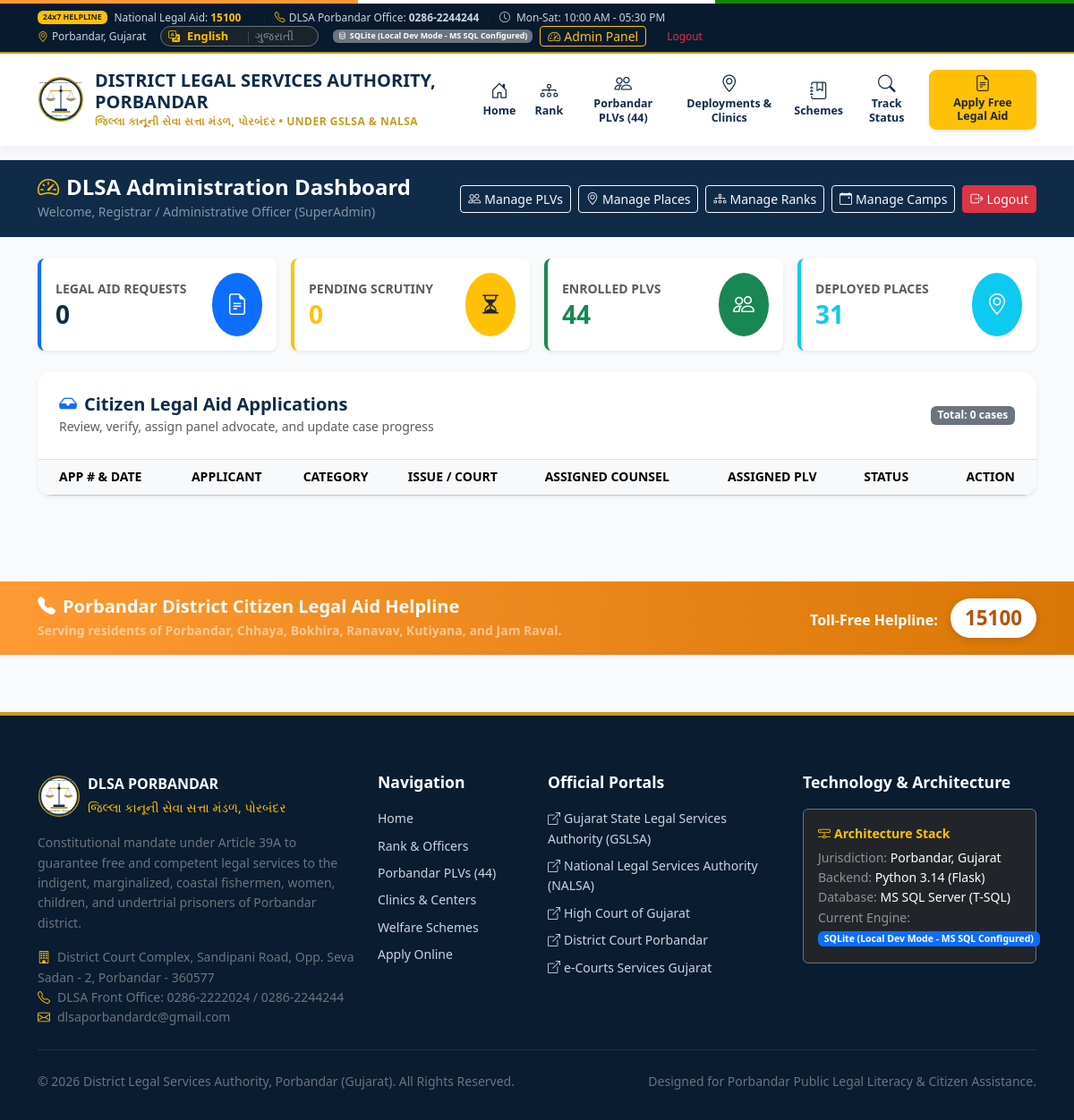
Before: /admin/dashboard (signed in) with the older database file.
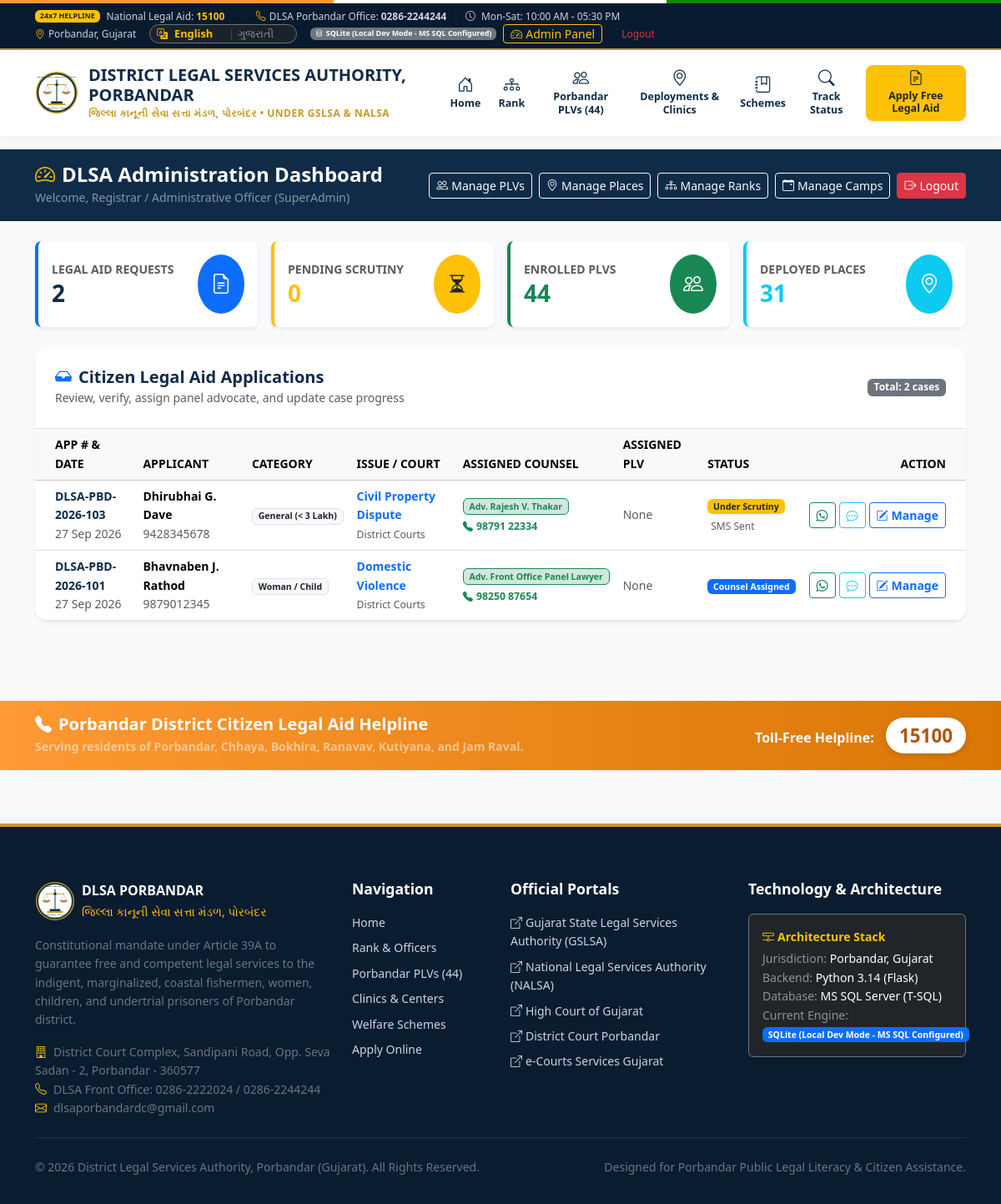
After: the same page with the newer database file.
### models.py (models this page shows, shortened)
class LegalAidApplication(Base):
    __tablename__ = "LegalAidApplications"
    id = Column(Integer, primary_key=True, autoincrement=True)
    application_number = Column(String(50), unique=True, nullable=False)
    applicant_name = Column(String(150), nullable=False)
    gender = Column(String(20), nullable=False)
    phone = Column(String(50), nullable=False)
    email = Column(String(120), nullable=True)
    id_proof_type = Column(String(50), nullable=True)
    id_proof_number = Column(String(100), nullable=True)
    residential_address = Column(String(300), nullable=False)
    category = Column(String(80), nullable=False)
    annual_income = Column(Numeric(12, 2), nullable=True)
    case_type = Column(String(80), nullable=False)
    court_jurisdiction = Column(String(150), nullable=True)
    opposing_party_details = Column(String(250), nullable=True)
    case_summary = Column(Text, nullable=False)
    assigned_counsel = Column(String(150), nullable=True)
    assigned_counsel_phone = Column(String(50), nullable=True)
    assigned_plv_id = Column(Integer, ForeignKey("PLVs.id", ondelete="SET NULL"), nullable=True)
    status = Column(String(50), default="Submitted", nullable=False)  # Submitted, Under Scrutiny, Counsel Assigned, Mediation/Lok Adalat, Disposed/Resolved, Rejected
    status_notes = Column(Text, nullable=True)
    last_sms_notification = Column(Text, nullable=True)
    last_sms_sent_at = Column(DateTime, nullable=True)
    submitted_at = Column(DateTime, default=lambda: datetime.now(timezone.utc), nullable=False)
    updated_at = Column(DateTime, default=lambda: datetime.now(timezone.utc), onupdate=lambda: datetime.now(timezone.utc), nullable=False)
    assigned_plv = relationship("PLV", back_populates="applications", lazy="joined")

### app.py (the view)
@app.route("/admin")
@app.route("/admin/dashboard")
@login_required
def admin_dashboard():
    db = get_db()
    applications = db.query(LegalAidApplication).order_by(LegalAidApplication.submitted_at.desc()).all()
    plvs_count = db.query(PLV).count()
    deployments_count = db.query(Deployment).count()
    all_plvs = db.query(PLV).filter(PLV.is_active == True, PLV.status == "Active").all()
    all_plvs.sort(key=lambda x: int(x.dlsa_sr_no) if x.dlsa_sr_no and x.dlsa_sr_no.isdigit() else 999)
    return render_template(
        "admin/dashboard.html",
        applications=applications,
        plvs_count=plvs_count,
        deployments_count=deployments_count,
        all_plvs=all_plvs
    )

### templates/admin/dashboard.html (shortened to what this page needs)
{% extends "base.html" %}
{% block content %}
<div class="bg-navy text-white py-3" style="background: #0f2b48;">
    <div class="container d-flex flex-wrap justify-content-between align-items-center">
        <div>
            <h4 class="fw-bold mb-0"><i class="bi bi-speedometer2 me-2 text-warning"></i>DLSA Administration Dashboard</h4>
            <small class="text-white-50">Welcome, {{ session.get('admin_name', 'DLSA Staff') }} ({{ session.get('admin_role', 'Admin') }})</small>
        </div>
        <div class="d-flex flex-wrap gap-2 mt-2 mt-md-0">
            <a href="{{ url_for('admin_plvs') }}" class="btn btn-sm btn-outline-light"><i class="bi bi-people me-1"></i>Manage PLVs</a>
            <a href="{{ url_for('admin_deployments') }}" class="btn btn-sm btn-outline-light"><i class="bi bi-geo-alt me-1"></i>Manage Places</a>
            <a href="{{ url_for('admin_leadership') }}" class="btn btn-sm btn-outline-light"><i class="bi bi-diagram-3 me-1"></i>Manage Ranks</a>
            <a href="{{ url_for('admin_camps') }}" class="btn btn-sm btn-outline-light"><i class="bi bi-calendar-event me-1"></i>Manage Camps</a>
            <a href="{{ url_for('admin_logout') }}" class="btn btn-sm btn-danger"><i class="bi bi-box-arrow-right me-1"></i>Logout</a>
        </div>
    </div>
</div>
<div class="container py-4">
    <div class="row g-3 mb-4">
        <div class="col-md-3">
            <div class="card border-0 shadow-sm rounded-3 p-3 bg-white border-start border-primary border-4">
                <div class="d-flex justify-content-between align-items-center">
                    <div>
                        <div class="text-muted small text-uppercase fw-semibold">Legal Aid Requests</div>
                        <h3 class="fw-bold text-navy mb-0">{{ applications|length }}</h3>
                    </div>
                    <div class="bg-primary text-white p-3 rounded-circle">
                        <i class="bi bi-file-earmark-text fs-4"></i>
                    </div>
                </div>
            </div>
        </div>
        <div class="col-md-3">
            <div class="card border-0 shadow-sm rounded-3 p-3 bg-white border-start border-warning border-4">
                <div class="d-flex justify-content-between align-items-center">
                    <div>
                        <div class="text-muted small text-uppercase fw-semibold">Pending Scrutiny</div>
                        <h3 class="fw-bold text-warning mb-0">
                            {{ applications | selectattr('status', 'equalto', 'Submitted') | list | length }}
                        </h3>
                    </div>
                    <div class="bg-warning text-dark p-3 rounded-circle">
                        <i class="bi bi-hourglass-split fs-4"></i>
                    </div>
                </div>
            </div>
        </div>
        <div class="col-md-3">
            <div class="card border-0 shadow-sm rounded-3 p-3 bg-white border-start border-success border-4">
                <div class="d-flex justify-content-between align-items-center">
                    <div>
                        <div class="text-muted small text-uppercase fw-semibold">Enrolled PLVs</div>
                        <h3 class="fw-bold text-success mb-0">{{ plvs_count }}</h3>
                    </div>
                    <div class="bg-success text-white p-3 rounded-circle">
                        <i class="bi bi-people fs-4"></i>
                    </div>
                </div>
            </div>
        </div>
        <div class="col-md-3">
            <div class="card border-0 shadow-sm rounded-3 p-3 bg-white border-start border-info border-4">
                <div class="d-flex justify-content-between align-items-center">
                    <div>
                        <div class="text-muted small text-uppercase fw-semibold">Deployed Places</div>
                        <h3 class="fw-bold text-info mb-0">{{ deployments_count }}</h3>
                    </div>
                    <div class="bg-info text-white p-3 rounded-circle">
                        <i class="bi bi-geo-alt fs-4"></i>
                    </div>
                </div>
            </div>
        </div>
    </div>
    <div class="card border-0 shadow-sm rounded-4 overflow-hidden bg-white mb-4">
        <div class="card-header bg-white p-4 border-bottom d-flex flex-wrap justify-content-between align-items-center gap-2">
            <div>
                <h5 class="fw-bold text-navy mb-0"><i class="bi bi-inbox-fill me-2 text-primary"></i>Citizen Legal Aid Applications</h5>
                <small class="text-muted">Review, verify, assign panel advocate, and update case progress</small>
            </div>
            <div class="d-flex align-items-center gap-2">
                <div class="badge bg-secondary">Total: {{ applications|length }} cases</div>
            </div>
        </div>
        <div class="table-responsive">
            <table class="table table-hover align-middle mb-0">
                <thead class="table-light small text-uppercase text-muted">
                    <tr>
                        <th class="ps-4">App # & Date</th>
                        <th>Applicant</th>
                        <th>Category</th>
                        <th>Issue / Court</th>
                        <th>Assigned Counsel</th>
                        <th>Assigned PLV</th>
                        <th>Status</th>
                        <th class="pe-4 text-end">Action</th>
                    </tr>
                </thead>
                <tbody class="small">
                    {% for app in applications %}
                    <tr>
                        <td class="ps-4">
                            <span class="fw-bold text-navy">{{ app.application_number }}</span>
                            <div class="text-muted x-small">{{ app.submitted_at.strftime('%d %b %Y') if app.submitted_at else '' }}</div>
                        </td>
                        <td>
                            <div class="fw-bold">{{ app.applicant_name }}</div>
                            <div class="text-muted">{{ app.phone }}</div>
                        </td>
                        <td>
                            <span class="badge bg-light text-dark border">{{ app.category }}</span>
                        </td>
                        <td>
                            <div class="fw-semibold text-primary">{{ app.case_type }}</div>
                            <small class="text-muted">{{ app.court_jurisdiction or 'District Courts' }}</small>
                        </td>
                        <td>
                            {% if app.assigned_counsel %}
                                <div><span class="badge bg-success-subtle text-success border border-success">{{ app.assigned_counsel }}</span></div>
                                {% if app.assigned_counsel_phone %}
                                <div class="small mt-1"><a href="tel:{{ app.assigned_counsel_phone }}" class="text-decoration-none text-success fw-semibold"><i class="bi bi-telephone-fill me-1"></i>{{ app.assigned_counsel_phone }}</a></div>
                                {% endif %}
                            {% else %}
                                <span class="text-muted italic">Unassigned</span>
                            {% endif %}
                        </td>
                        <td>
                            {% if app.assigned_plv %}
                                <span class="badge bg-primary-subtle text-primary border border-primary">
                                    DLSA Sr. No. {{ app.assigned_plv.dlsa_sr_no }} - {{ app.assigned_plv.full_name }}
                                </span>
                            {% else %}
                                <span class="text-muted italic">None</span>
                            {% endif %}
                        </td>
                        <td>
                            <span class="badge
                                {% if app.status == 'Counsel Assigned' %}bg-primary
                                {% elif app.status == 'Disposed/Resolved' %}bg-success
                                {% elif app.status == 'Mediation/Lok Adalat' %}bg-info text-dark
                                {% elif app.status == 'Under Scrutiny' %}bg-warning text-dark
                                {% elif app.status == 'Rejected' %}bg-danger
                                {% else %}bg-secondary{% endif %}">
                                {{ app.status }}
                            </span>
                            {% if app.last_sms_sent_at %}
                            <div class="small text-muted mt-1" title="{{ app.last_sms_notification }}">
                                <span style="font-size: 0.75rem;">SMS Sent</span>
                            </div>
                            {% endif %}
                        </td>
                        <td class="pe-4 text-end text-nowrap">
                            <div class="d-inline-flex gap-1 align-items-center">
                                <a href="https://wa.me/91{{ app.phone|replace(' ', '')|replace('+91', '')|replace('-', '') }}?text={{ (app.last_sms_notification or 'Dear ' ~ app.applicant_name ~ ', your DLSA Porbandar Legal Aid application #' ~ app.application_number ~ ' status is: ' ~ app.status ~ '. Helpline: 0286-2244222.') | urlencode }}" target="_blank" class="btn btn-sm btn-outline-success" title="Notify Citizen on WhatsApp">
                                    <i class="bi bi-whatsapp"></i>
                                </a>
                                <a href="sms:{{ app.phone }}?body={{ (app.last_sms_notification or 'Dear ' ~ app.applicant_name ~ ', your DLSA Porbandar Legal Aid application #' ~ app.application_number ~ ' is: ' ~ app.status) | urlencode }}" class="btn btn-sm btn-outline-info" title="Send SMS">
                                    <i class="bi bi-chat-dots"></i>
                                </a>
                                <button class="btn btn-sm btn-outline-primary fw-semibold" data-bs-toggle="modal" data-bs-target="#editModal{{ app.id }}">
                                    <i class="bi bi-pencil-square me-1"></i>Manage
                                </button>
                            </div>
                        </td>
                    </tr>
                    {% endfor %}
                </tbody>
            </table>
        </div>
    </div>
</div>
{% endblock %}

Changed rows visible on the page:
added LegalAidApplication: application_number "DLSA-PBD-2026-103", submitted_at "27 Sep 2026", applicant_name "Dhirubhai G. Dave", phone "9428345678", category "General (< 3 Lakh)", case_type "Civil Property Dispute", court_jurisdiction "District Courts", assigned_counsel "Adv. Rajesh V. Thakar", assigned_counsel_phone "98791 22334", status "Under Scrutiny"
added LegalAidApplication: application_number "DLSA-PBD-2026-101", submitted_at "27 Sep 2026", applicant_name "Bhavnaben J. Rathod", phone "9879012345", category "Woman / Child", case_type "Domestic Violence", court_jurisdiction "District Courts", assigned_counsel "Adv. Front Office Panel Lawyer", assigned_counsel_phone "98250 87654", status "Counsel Assigned"
Other visible differences:
{{ applications|length }}: "0" → "2"
